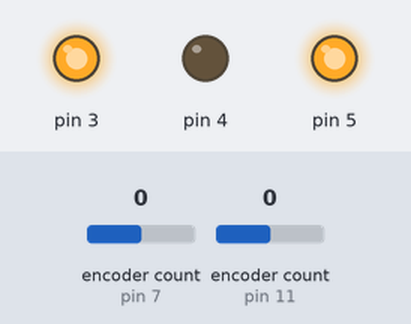
Bench run of a sketch on a simulated Arduino Uno, built with avr-gcc and run on an emulated ATmega328P. Parts: output pins drawn as LEDs (lit = HIGH). The inputs (shaded band) are chosen by the test bench; at power-on: encoder count (sensors on pin 7, pin 11) 0.

Above: at 0.1 s.
At 3.2 s:
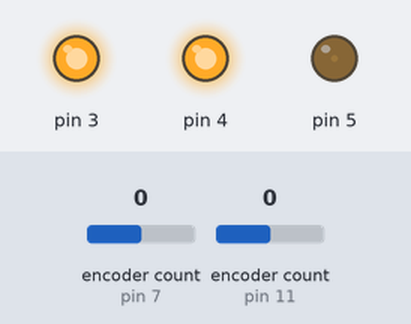
3.3 s: encoder count (sensor on pin 7) set to -1
At 4.3 s:
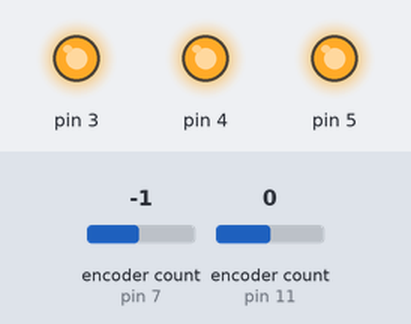
Timing chart, 0 to 5.0 s (numbered marks = the images above; inputs shaded):
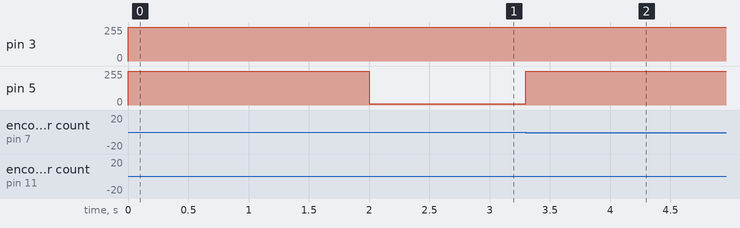

The sketch:

rotary_encoder_module_new_1.ino
```cpp
// Code for the 4 x rotary encoder module of the Nashesizer
// Uses EC12PLRGBSDVBF-D-25K-24-24C-6108-6H rotary encoders with in- built RGB LED from Pimoroni - https://shop.pimoroni.com/products/rotary-encoder-illuminated-rgb + Teensy 3.2 + passive components
// Schematic still being finalised
// Requires the Wire, Encoder and RGBLED libraries.
// Coded in Arduino IDE 1.8.5 and Teensyduino 1.4.0

///////////////////////////////////////
/// LIBRARIES + GLOBALS
///////////////////////////////////////

#include <Wire.h> // I2C
#include <Encoder.h>
/*
  RGBLedExample
  Example for the RGBLED Library
  Created by Bret Stateham, November 13, 2014
  You can get the latest version from http://github.com/BretStateham/RGBLED
*/
#include <RGBLED.h>

/// rotary encoders
// pointer to pointer - enables less repetion in the code via for loops using multiple pointers to
// Encoder objects of the form rotEnc[i] - these declared in setup();
Encoder** rotEnc;
byte encoderByte[4] = {B00000000, B00000000, B00000000, B00000000};
int encoderInt[4] = {0, 0, 0, 0};
int encoderRead[4], encoderReadLast[4] = {0, 0, 0, 0};
int lastEncoderUsed = 0;
int noAttachedEncoders = 2;

// coarse + fine resolution modes
int resMode = 0;

/// RGB LEDs
RGBLED** rgbLedRE; // pointer to pointer - as per Encoder

// simple timer for printing to Serial Monitor
unsigned long currentTime;
unsigned long lastTime;
unsigned long delayTime = 200;


///////////////////////////////////////
/// SET UP
///////////////////////////////////////

void setup() {

  Serial.begin(9600);

  Wire.begin(2); // join i2c bus with address #2
  Wire.onRequest(requestEvent); // register event - function below

  // Change these two numbers to the pins connected to your encoder.
  //   Best Performance: both pins have interrupt capability
  //   Good Performance: only the first pin has interrupt capability
  //   Low Performance:  neither pin has interrupt capability
  //   avoid using pins with LEDs attached
  rotEnc = new Encoder*[noAttachedEncoders];
  rotEnc[0] = new Encoder(7, 8);
  rotEnc[1] = new Encoder(11, 12);

  // Declare an RGBLED instanced named rgbLed
  // Red, Green and Blue LED legs are connected to PWM pins 11,9 & 6 respectively
  // In this example, we have a COMMON_ANODE LED, use COMMON_CATHODE otherwise
  rgbLedRE = new RGBLED*[noAttachedEncoders];
  rgbLedRE[0] = new RGBLED(3, 4, 5, COMMON_ANODE);
  rgbLedRE[1] = new RGBLED(21, 22, 23, COMMON_ANODE);

  for (int i = 0; i < noAttachedEncoders; i++) {
    rgbLedRE[i]->writeRGB(0, 255, 0);
    delay(500);
    rgbLedRE[i]->writeRGB(0, 0, 0);
    delay(500);
  }

  currentTime = millis();
  lastTime = currentTime;

}


///////////////////////////////////////
/// MAIN LOOP
///////////////////////////////////////

void loop() {

  currentTime = millis();

  // read the encoder values
  for (int i = 0; i < noAttachedEncoders; i++) {
    encoderRead[i] = rotEnc[i]->read();
  }

  // check which encoder was used last
  for (int i = 0; i < noAttachedEncoders; i++) {
    if (encoderRead[i] != encoderReadLast[i]) {
      lastEncoderUsed = i;
    }
    encoderReadLast[i] = encoderRead[i];
  }

  if (resMode == 0) { // default coarse mode

    // limit the encoder values to between 0 & 255
    for (int i = 0; i < noAttachedEncoders; i++) {
      if (encoderRead[i] > 255) {
        encoderInt[i] = 255;
      } else if (encoderRead[i] < 0) {
        encoderInt[i] = 0;
      } else {
        encoderInt[i] = encoderRead[i];
      }
      encoderByte[i] = byte(encoderInt[i]);
    }

//    // debugging
//    if (currentTime - lastTime >= delayTime) {
//      for (int i = 0; i < noAttachedEncoders; i++) {
//        Serial.print("encoderRead[");
//        Serial.print(i);
//        Serial.print("]:" );
//        Serial.println(encoderRead[i]);
//        Serial.print("encoderInt[");
//        Serial.print(i);
//        Serial.print("]:" );
//        Serial.println(encoderInt[i]);
//        Serial.print("encoderByte[");
//        Serial.print(i);
//        Serial.print("]:" );
//        Serial.println(encoderByte[i]);
//      }
//      Serial.print("lastEncoderUsed: ");
//      Serial.println(lastEncoderUsed);
//      lastTime = currentTime;  // Updates lastTime
//    }

    // adjust the colour of the built-in RGB LED
    // red for below 0 and above 255, blue (0) to green (255)
    for (int i = 0; i < noAttachedEncoders; i++) {
      if (encoderRead[i] > 255) {
        rgbLedRE[i]->writeRGB(30, 0, 0);
      } else if (encoderRead[i] < 0) {
        rgbLedRE[i]->writeRGB(30, 0, 0);
      } else {
        rgbLedRE[i]->writeRGB(0, map(encoderInt[i], 0, 255, 10, 255), 255 - map(encoderInt[i], 0, 255, 10, 255));
      }
    }

  } else if (resMode == 1) { // fine mode

  }

}

///////////////////////////////////////
/// Nashesizer module functions
///////////////////////////////////////

// function that executes whenever data is requested by I2C master
// this function is registered as an event, see setup()
void requestEvent() {
  Wire.write(byte(lastEncoderUsed)); // respond with message of 1 byte as expected by master
  Wire.write(encoderByte[lastEncoderUsed]); // respond with message of 1 byte as expected by master
}
```
